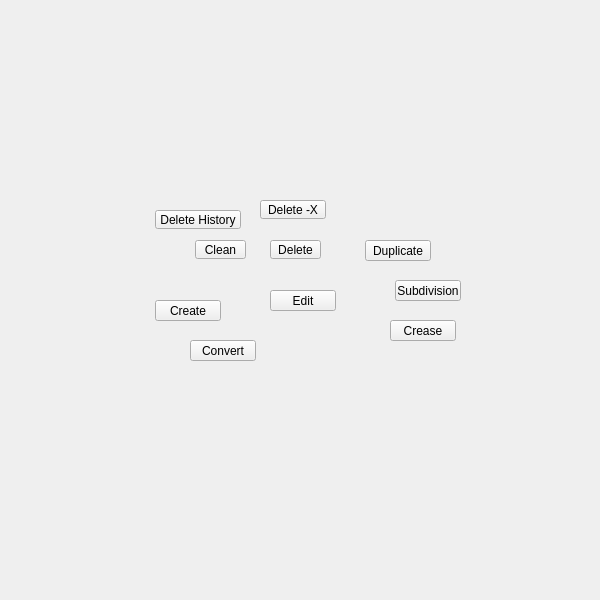
<?xml version="1.0" encoding="UTF-8"?>
<ui version="4.0">
 <class>QtUi</class>
 <widget class="QMainWindow" name="QtUi">
  <property name="enabled">
   <bool>true</bool>
  </property>
  <property name="geometry">
   <rect>
    <x>0</x>
    <y>0</y>
    <width>600</width>
    <height>600</height>
   </rect>
  </property>
  <property name="sizePolicy">
   <sizepolicy hsizetype="Ignored" vsizetype="Ignored">
    <horstretch>0</horstretch>
    <verstretch>0</verstretch>
   </sizepolicy>
  </property>
  <property name="minimumSize">
   <size>
    <width>0</width>
    <height>0</height>
   </size>
  </property>
  <property name="maximumSize">
   <size>
    <width>600</width>
    <height>600</height>
   </size>
  </property>
  <property name="cursor">
   <cursorShape>ArrowCursor</cursorShape>
  </property>
  <property name="windowTitle">
   <string>Toolkit</string>
  </property>
  <property name="whatsThis">
   <string>main</string>
  </property>
  <property name="toolButtonStyle">
   <enum>Qt::ToolButtonIconOnly</enum>
  </property>
  <property name="tabShape">
   <enum>QTabWidget::Triangular</enum>
  </property>
  <property name="dockNestingEnabled">
   <bool>true</bool>
  </property>
  <property name="dockOptions">
   <set>QMainWindow::AllowNestedDocks|QMainWindow::AllowTabbedDocks|QMainWindow::AnimatedDocks|QMainWindow::ForceTabbedDocks</set>
  </property>
  <widget class="QWidget" name="mainWindow">
   <property name="sizePolicy">
    <sizepolicy hsizetype="Ignored" vsizetype="Ignored">
     <horstretch>0</horstretch>
     <verstretch>0</verstretch>
    </sizepolicy>
   </property>
   <widget class="QPushButton" name="i025">
    <property name="geometry">
     <rect>
      <x>365</x>
      <y>240</y>
      <width>66</width>
      <height>21</height>
     </rect>
    </property>
    <property name="minimumSize">
     <size>
      <width>0</width>
      <height>21</height>
     </size>
    </property>
    <property name="maximumSize">
     <size>
      <width>16777215</width>
      <height>21</height>
     </size>
    </property>
    <property name="whatsThis">
     <string>duplicate</string>
    </property>
    <property name="text">
     <string>Duplicate</string>
    </property>
   </widget>
   <widget class="QPushButton" name="i004">
    <property name="geometry">
     <rect>
      <x>395</x>
      <y>280</y>
      <width>66</width>
      <height>21</height>
     </rect>
    </property>
    <property name="minimumSize">
     <size>
      <width>0</width>
      <height>21</height>
     </size>
    </property>
    <property name="maximumSize">
     <size>
      <width>16777215</width>
      <height>21</height>
     </size>
    </property>
    <property name="whatsThis">
     <string>subdivision</string>
    </property>
    <property name="text">
     <string>Subdivision</string>
    </property>
   </widget>
   <widget class="QPushButton" name="i006">
    <property name="geometry">
     <rect>
      <x>155</x>
      <y>300</y>
      <width>66</width>
      <height>21</height>
     </rect>
    </property>
    <property name="minimumSize">
     <size>
      <width>0</width>
      <height>21</height>
     </size>
    </property>
    <property name="maximumSize">
     <size>
      <width>16777215</width>
      <height>21</height>
     </size>
    </property>
    <property name="whatsThis">
     <string>create</string>
    </property>
    <property name="text">
     <string>Create</string>
    </property>
   </widget>
   <widget class="QPushButton" name="i002">
    <property name="geometry">
     <rect>
      <x>190</x>
      <y>340</y>
      <width>66</width>
      <height>21</height>
     </rect>
    </property>
    <property name="minimumSize">
     <size>
      <width>0</width>
      <height>21</height>
     </size>
    </property>
    <property name="maximumSize">
     <size>
      <width>66</width>
      <height>21</height>
     </size>
    </property>
    <property name="whatsThis">
     <string>convert</string>
    </property>
    <property name="text">
     <string>Convert</string>
    </property>
   </widget>
   <widget class="QPushButton" name="i026">
    <property name="geometry">
     <rect>
      <x>390</x>
      <y>320</y>
      <width>66</width>
      <height>21</height>
     </rect>
    </property>
    <property name="minimumSize">
     <size>
      <width>0</width>
      <height>21</height>
     </size>
    </property>
    <property name="maximumSize">
     <size>
      <width>16777215</width>
      <height>21</height>
     </size>
    </property>
    <property name="whatsThis">
     <string>crease</string>
    </property>
    <property name="text">
     <string>Crease</string>
    </property>
   </widget>
   <widget class="QPushButton" name="i007">
    <property name="geometry">
     <rect>
      <x>270</x>
      <y>290</y>
      <width>66</width>
      <height>21</height>
     </rect>
    </property>
    <property name="minimumSize">
     <size>
      <width>0</width>
      <height>21</height>
     </size>
    </property>
    <property name="maximumSize">
     <size>
      <width>16777215</width>
      <height>21</height>
     </size>
    </property>
    <property name="whatsThis">
     <string>edit</string>
    </property>
    <property name="text">
     <string>Edit</string>
    </property>
   </widget>
   <widget class="QToolButton_" name="tb001">
    <property name="geometry">
     <rect>
      <x>155</x>
      <y>210</y>
      <width>86</width>
      <height>19</height>
     </rect>
    </property>
    <property name="maximumSize">
     <size>
      <width>111</width>
      <height>19</height>
     </size>
    </property>
    <property name="toolTip">
     <string>Delete construction history</string>
    </property>
    <property name="text">
     <string>Delete History</string>
    </property>
    <property name="iconSize">
     <size>
      <width>18</width>
      <height>18</height>
     </size>
    </property>
   </widget>
   <widget class="QToolButton_" name="tb000">
    <property name="geometry">
     <rect>
      <x>195</x>
      <y>240</y>
      <width>51</width>
      <height>19</height>
     </rect>
    </property>
    <property name="maximumSize">
     <size>
      <width>111</width>
      <height>19</height>
     </size>
    </property>
    <property name="toolTip">
     <string>Mesh Cleanup: find topological errors.</string>
    </property>
    <property name="text">
     <string>Clean</string>
    </property>
    <property name="iconSize">
     <size>
      <width>18</width>
      <height>18</height>
     </size>
    </property>
   </widget>
   <widget class="QToolButton_" name="tb002">
    <property name="geometry">
     <rect>
      <x>270</x>
      <y>240</y>
      <width>51</width>
      <height>19</height>
     </rect>
    </property>
    <property name="maximumSize">
     <size>
      <width>111</width>
      <height>19</height>
     </size>
    </property>
    <property name="toolTip">
     <string>Delete Component or if object selected, along axis</string>
    </property>
    <property name="layoutDirection">
     <enum>Qt::LeftToRight</enum>
    </property>
    <property name="text">
     <string>Delete</string>
    </property>
    <property name="iconSize">
     <size>
      <width>18</width>
      <height>18</height>
     </size>
    </property>
   </widget>
   <widget class="QToolButton_" name="tb003">
    <property name="geometry">
     <rect>
      <x>260</x>
      <y>200</y>
      <width>66</width>
      <height>19</height>
     </rect>
    </property>
    <property name="minimumSize">
     <size>
      <width>0</width>
      <height>19</height>
     </size>
    </property>
    <property name="maximumSize">
     <size>
      <width>111</width>
      <height>19</height>
     </size>
    </property>
    <property name="toolTip">
     <string>Delete Component or if object selected, along axis</string>
    </property>
    <property name="layoutDirection">
     <enum>Qt::LeftToRight</enum>
    </property>
    <property name="text">
     <string>Delete -X</string>
    </property>
    <property name="iconSize">
     <size>
      <width>18</width>
      <height>18</height>
     </size>
    </property>
   </widget>
  </widget>
 </widget>
 <customwidgets>
  <customwidget>
   <class>QToolButton_</class>
   <extends>QToolButton</extends>
   <header>widgets.qtoolbutton_.h</header>
  </customwidget>
 </customwidgets>
 <resources/>
 <connections/>
 <designerdata>
  <property name="gridDeltaX">
   <number>5</number>
  </property>
  <property name="gridDeltaY">
   <number>10</number>
  </property>
  <property name="gridSnapX">
   <bool>true</bool>
  </property>
  <property name="gridSnapY">
   <bool>true</bool>
  </property>
  <property name="gridVisible">
   <bool>true</bool>
  </property>
 </designerdata>
</ui>
